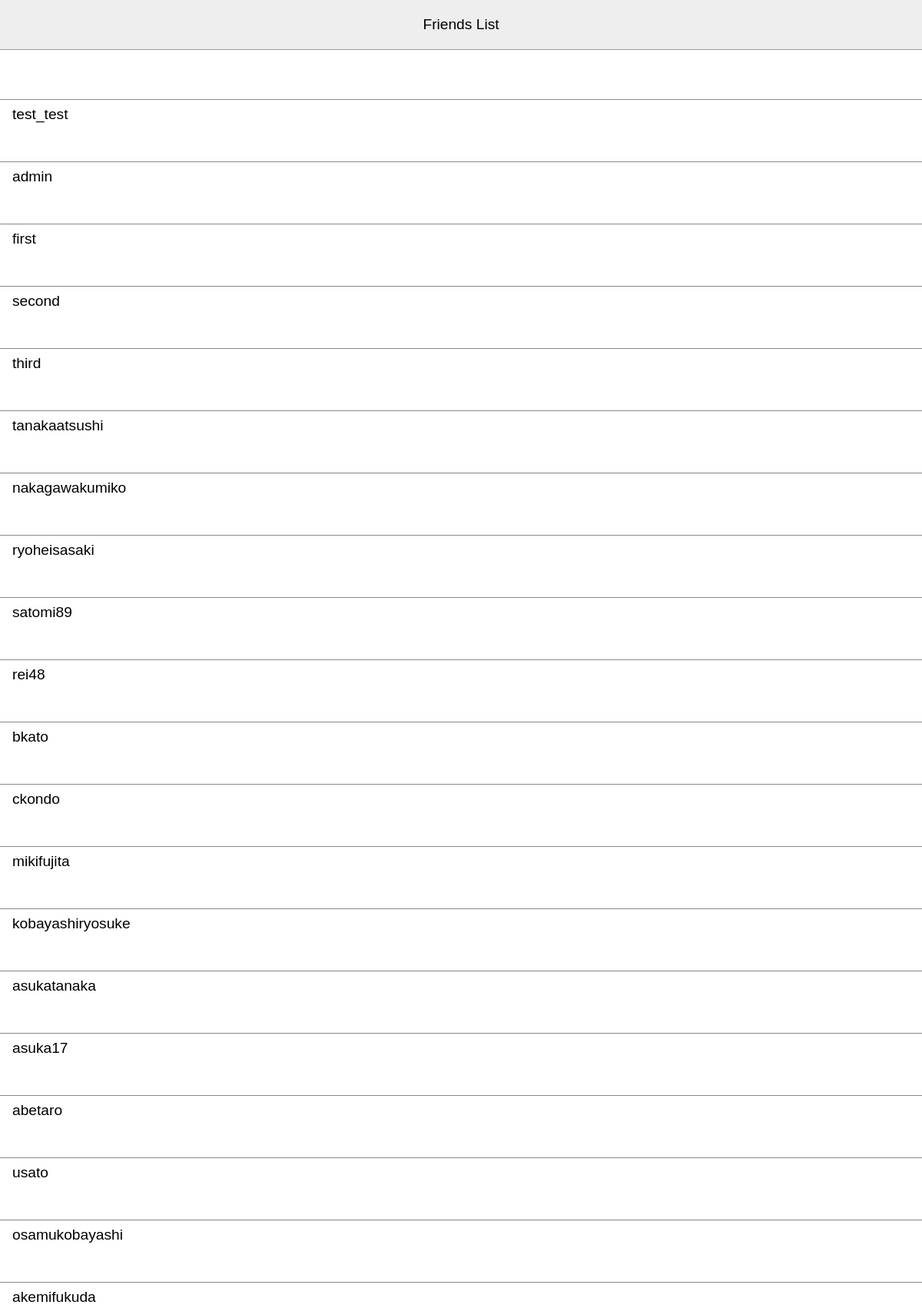
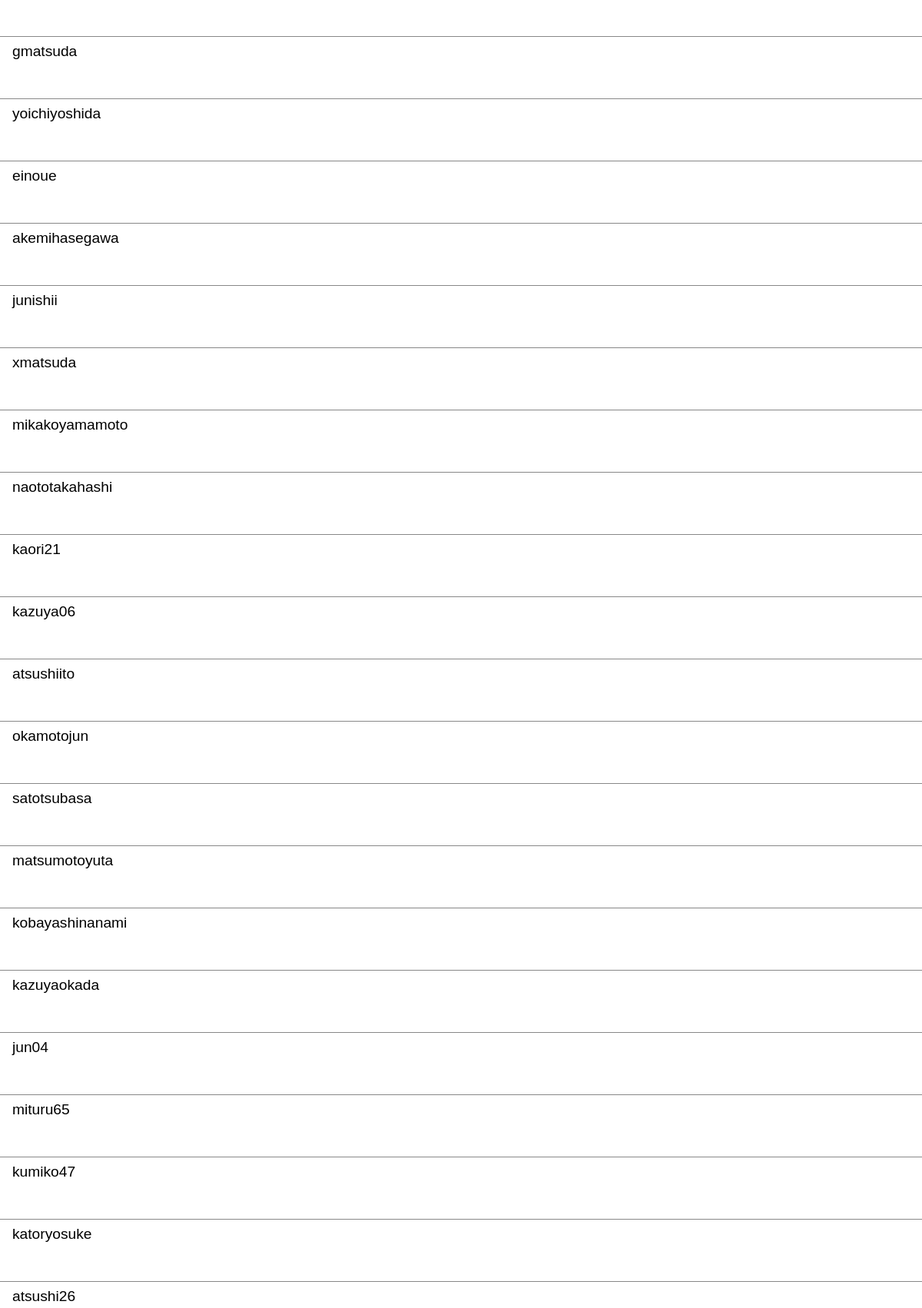
Page /friends/ (signed in, upper part) on the committed database (2 pictures, top to bottom).
### main/models.py (models this page shows)
class User(AbstractUser):
    pass

### main/views.py (the view)
# urls.py: path('friends/', views.friends, name="friends"),
@login_required
def friends(request):
    friends = User.objects.exclude(id = request.user.id)
    context = {
        "friends": friends
    }
    print(friends)
    return render(request, "main/friends.html", context)

### main/templates/main/friends.html
{% extends 'main/base.html' %}
{% load static %}
{% block header_title %}Friends List{% endblock %}
{% block extra_style %}
<link rel="stylesheet" href="{% static 'main/css/friends.css' %}">
{% endblock %}
{% block content %}
<div class="friends">
    <ul class="friends-list">
        {% for friend in friends %}
        <li class="friends-list__item">
            <a href="{% url 'talk_room' friend.id %}" class="friends-list__link">
                <div class="friends-list__username">
                    {{ friend.username }}
                </div>
            </a>
        </li>
        {% endfor %}
    </ul>
</div>
{% endblock %}

### main/static/main/css/base.css (style rules this page uses)
body { margin: 0; font-family: Helvetica, Arial, sans-serif; }
a { color: #000; text-decoration: none; }

### main/static/main/css/friends.css (style rules this page uses)
.friends { padding: 64px 0; }
.friends-list { margin: 0; padding: 0; list-style: none; }
.friends-list__item { border-bottom: 1px solid #888; }
.friends-list__item:first-child { border-top: 1px solid #888; }
.friends-list__username { font-size: 1.2rem; }
.friends-list__link { display: block; padding: 8px 16px; height: 64px; }

### rows in the picture
User: username "test_test"
User: username "admin"
User: username "first"
User: username "second"
User: username "third"
User: username "tanakaatsushi"
User: username "nakagawakumiko"
User: username "ryoheisasaki"
User: username "satomi89"
User: username "rei48"
User: username "bkato"
User: username "ckondo"
User: username "mikifujita"
User: username "kobayashiryosuke"
User: username "asukatanaka"
User: username "asuka17"
User: username "abetaro"
User: username "usato"
User: username "osamukobayashi"
User: username "akemifukuda"
User: username "gmatsuda"
User: username "yoichiyoshida"
User: username "einoue"
User: username "akemihasegawa"
User: username "junishii"
User: username "xmatsuda"
User: username "mikakoyamamoto"
User: username "naototakahashi"
User: username "kaori21"
User: username "kazuya06"
User: username "atsushiito"
User: username "okamotojun"
User: username "satotsubasa"
User: username "matsumotoyuta"
User: username "kobayashinanami"
User: username "kazuyaokada"
User: username "jun04"
User: username "mituru65"
User: username "kumiko47"
User: username "katoryosuke"
User: username "atsushi26"
